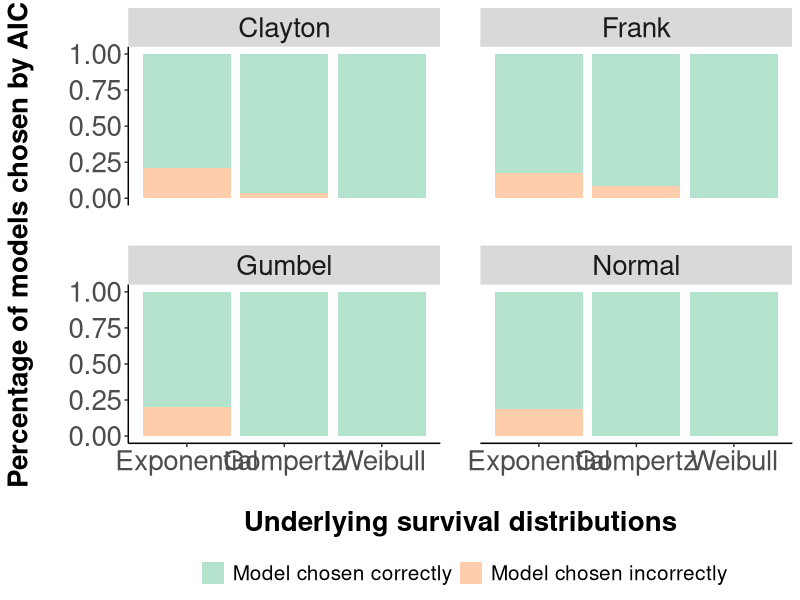
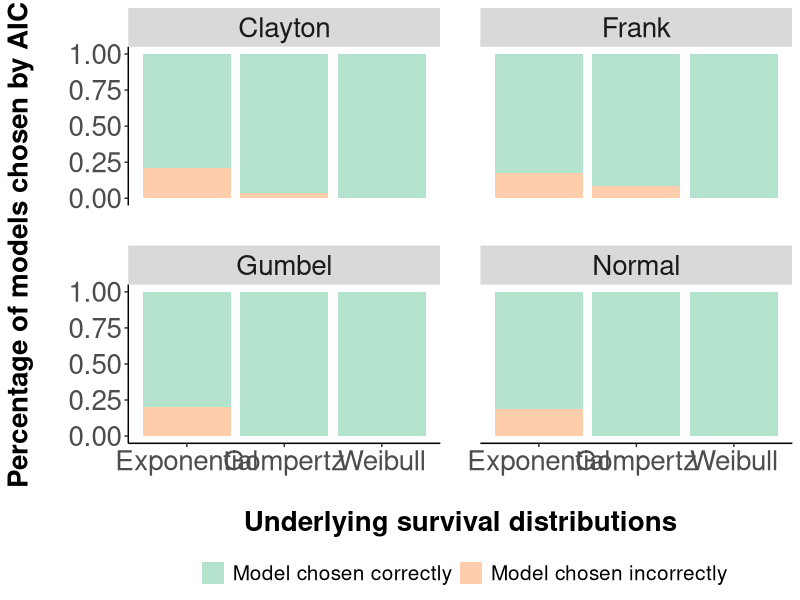

R code for these plots, in order:
# Purpose: produce stacked bar plot to show percentage correctly chosen by AIC for the underlying survival distributions
# Programmed by Yinghui Wei
library(dplyr); library(RColorBrewer);library(ggplot2);library(stringr)

output_dir <- "results/simulation_results/"


dist= rep(c("Exponential", "Weibull", "Gompertz"),3)
model = c(rep("Exponential", 3), rep("Weibull",3), rep("Gompertz", 3))
df <- data.frame(model, dist)
df <- df %>% mutate(chosen=ifelse(model == dist, "Model chosen correctly", "Model chosen incorrectly"))

# Normal copula
df$percent = c(80.9, 8.9, 10.2, 0, 100, 0, 0, 0.2, 99.8)
copula = "normal"
df$copula = "Normal"
df_normal = df

# Clayton copula
df$percent = c(78.8, 11, 10.2, 0, 100, 0, 0, 3.7, 96.3)
df$copula = "Clayton"
df_clayton = df


# Frank copula
df$percent = c(82.5, 14.4, 3.1, 0, 100, 0, 0, 8.7, 91.3)
df$copula = "Frank"
df_frank = df


# Gumbel copula
df$percent = c(79.5, 9.6, 10.9, 0.1, 99.8, 0.1, 0.1, 0.2, 99.8)
df$copula = "Gumbel"
df_gumbel = df

# combine all data into one df
df <- rbind(df_normal, df_clayton, df_frank, df_gumbel)

coul <- brewer.pal(3, "Pastel2")
p <- ggplot(df, aes(x=model,y=percent,  fill=chosen)) + 
  geom_bar(position="fill", stat="identity") + 
  guides(fill=guide_legend(title="")) +
  theme(axis.text = element_text(size =20),
        title =element_text(size=20, face='bold'),
        axis.title = element_text(size =20),
        panel.grid.major = element_blank(), 
        panel.grid.minor = element_blank(),
        panel.background = element_blank(), 
        axis.line = element_line(colour = "black"),
        legend.position="bottom", legend.title = element_text(size=15),
        legend.text = element_text(size=15),
        panel.spacing = unit(2, "lines"),
        strip.text = element_text(size = 20)) + 
  facet_wrap(~ copula, ncol = 2) +
  scale_fill_manual(values = coul) + 
  labs(x = "\nUnderlying survival distributions",
       y = "Percentage of models chosen by AIC\n")
p
copula = "all"
ggsave(file=paste0(output_dir,"figures/figure_percent_", copula,".pdf"), 
       plot=p, width=15, height=10)